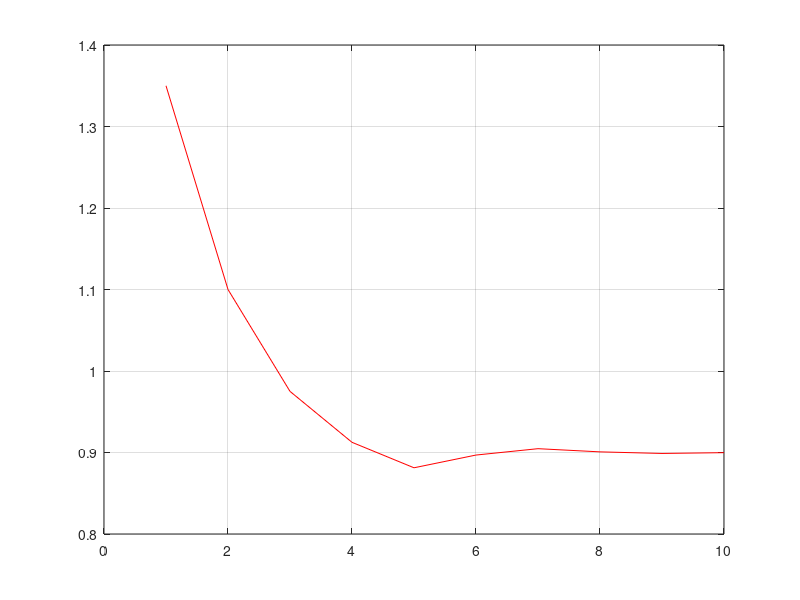

This chart was generated by the following MATLAB code:

scalingFactor = 0.85;
stepSize = 0.5; %(1 - scalingFactor) / 2; %0.5; 

figure
for i = 1:10 
    if scalingFactor < 0.9
        scalingFactor = scalingFactor + stepSize; 
    else
        scalingFactor = scalingFactor - stepSize; 
    end
    stepSize = stepSize / 2; 
    scalingBuffer(i) = scalingFactor; 
    
end
plot(scalingBuffer, 'r-'); grid on; hold on